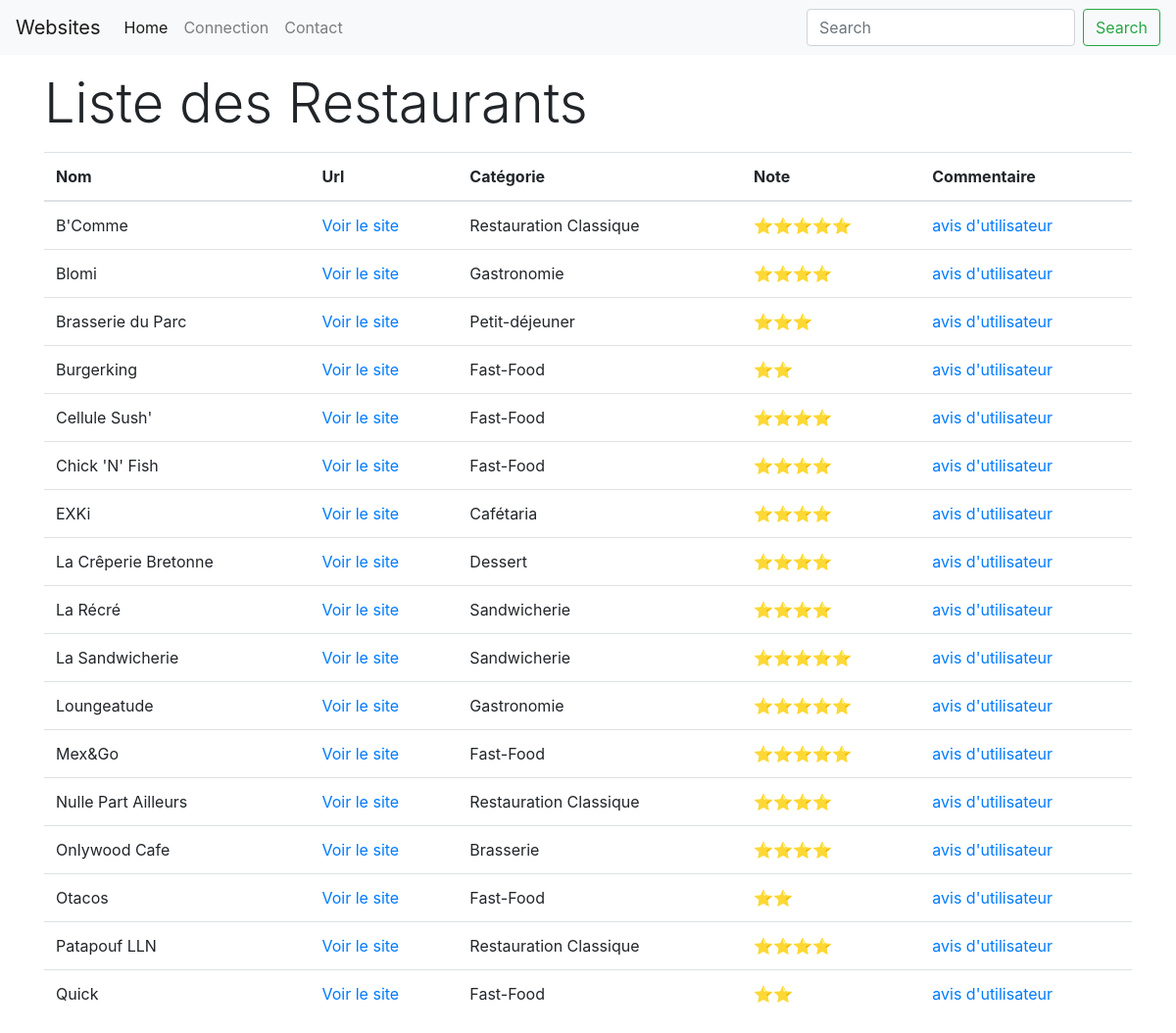
The app's page /Projet1.0/index.php with its own data.
### tables this page shows
CREATE TABLE IF NOT EXISTS `sites` (
  `id` int(11) NOT NULL AUTO_INCREMENT,
  `name` varchar(120) NOT NULL,
  `url` varchar(120) NOT NULL,
  `description` text NOT NULL,
  `note` tinyint(4) NOT NULL,
  `cat_id` int(11) NOT NULL,
  PRIMARY KEY (`id`),
  KEY `cat_id` (`cat_id`),
  KEY `name` (`name`)
);

CREATE TABLE IF NOT EXISTS `category` (
  `id` int(11) NOT NULL AUTO_INCREMENT,
  `category` varchar(120) NOT NULL,
  PRIMARY KEY (`id`)
);

### Projet1.0/index.php (the view, shortened to what this page needs)
<?php
require 'partials/header.php';
require 'src/tools.php';
$dbh = connect();
if (!isset($_GET['search'])) {
    $sql = "SELECT s.id, s.name,s.url, s.note, c.category
    FROM sites s
    LEFT JOIN category c on s.cat_id = c.id
    order by name";
    $result = $dbh->prepare($sql);
}
$result->execute();
$websites = $result->fetchAll()
?>
<main class="container">
    <section id="listing">
        <h3 class="display-4 my-3">Liste des Restaurants</h3>
        <div class="row">
            <div class="col-md-12">
                <?php if (count($websites)) : ?>
                    <table class="table table-hover">
                        <thead>
                        <tr>
                            <th>Nom</th>
                            <th>Url</th>
                            <th>Catégorie</th>
                            <th>Note</th>
                            <th>Commentaire</th>
                        </tr>
                        </thead>
                        <tbody>
                        <?php foreach ($websites as $website) : ?>
                            <tr>
                                <td><?= $website->name ?></td>
                                <td><a href="<?= $website->url ?>">Voir le site</a></td>
                                <td><?= $website->category ?></td>
                                <td><?= stars($website->note) ?></td>
                                <td><a href="avis.php?search=<?= $website->name ?>">avis d'utilisateur</a></td>
                            </tr>
                        <?php endforeach; ?>
                        </tbody>
                    </table>
                <?php else: ?>
                    <h3>Aucun enregistrement pour <?= $_GET['search'] ?></h3>
                <?php endif; ?>
            </div>
        </div>
    </section>
</main>
<?php
require 'partials/footer.php';
?>

### Projet1.0/src/tools.php (shortened to what this page needs)
<?php
function stars($arg) {
    $max = 5;
    $etoiles = '';
    for ($i = 1; $i <= $arg; $i++) {
        $etoiles .= '⭐';
    }
    $nbrEtoileGrise = $max - $arg;
    for ($i = 1; $i <= $nbrEtoileGrise; $i++) {
        $etoiles .= '<i class="icofont-star"></i>';
    }
    return $etoiles;
}

### records on screen
sites: name "B'Comme", cat.category "Restauration Classique", note "⭐⭐⭐⭐⭐"
sites: name "Blomi", cat.category "Gastronomie", note "⭐⭐⭐⭐"
sites: name "Brasserie du Parc", cat.category "Petit-déjeuner", note "⭐⭐⭐"
sites: name "Burgerking", cat.category "Fast-Food", note "⭐⭐"
sites: name "Cellule Sush'", cat.category "Fast-Food", note "⭐⭐⭐⭐"
sites: name "Chick 'N' Fish", cat.category "Fast-Food", note "⭐⭐⭐⭐"
sites: name "EXKi", cat.category "Cafétaria", note "⭐⭐⭐⭐"
sites: name "La Crêperie Bretonne", cat.category "Dessert", note "⭐⭐⭐⭐"
sites: name "La Récré", cat.category "Sandwicherie", note "⭐⭐⭐⭐"
sites: name "La Sandwicherie", cat.category "Sandwicherie", note "⭐⭐⭐⭐⭐"
sites: name "Loungeatude", cat.category "Gastronomie", note "⭐⭐⭐⭐⭐"
sites: name "Mex&Go", cat.category "Fast-Food", note "⭐⭐⭐⭐⭐"
sites: name "Nulle Part Ailleurs", cat.category "Restauration Classique", note "⭐⭐⭐⭐"
sites: name "Onlywood Cafe", cat.category "Brasserie", note "⭐⭐⭐⭐"
sites: name "Otacos", cat.category "Fast-Food", note "⭐⭐"
sites: name "Patapouf LLN", cat.category "Restauration Classique", note "⭐⭐⭐⭐"
sites: name "Quick", cat.category "Fast-Food", note "⭐⭐"
